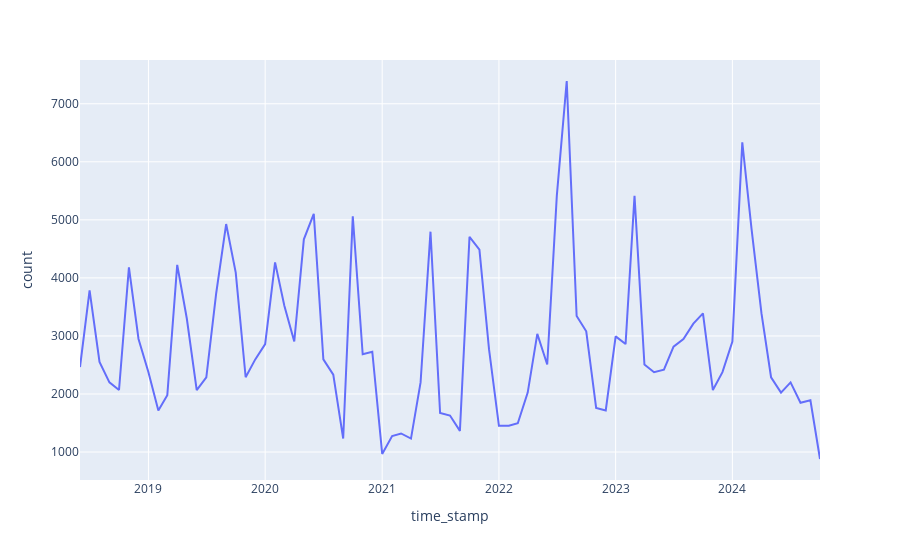

The cell this chart's notebook holds for it:
### Code cell
px.line(df, x="time_stamp", y="count")
